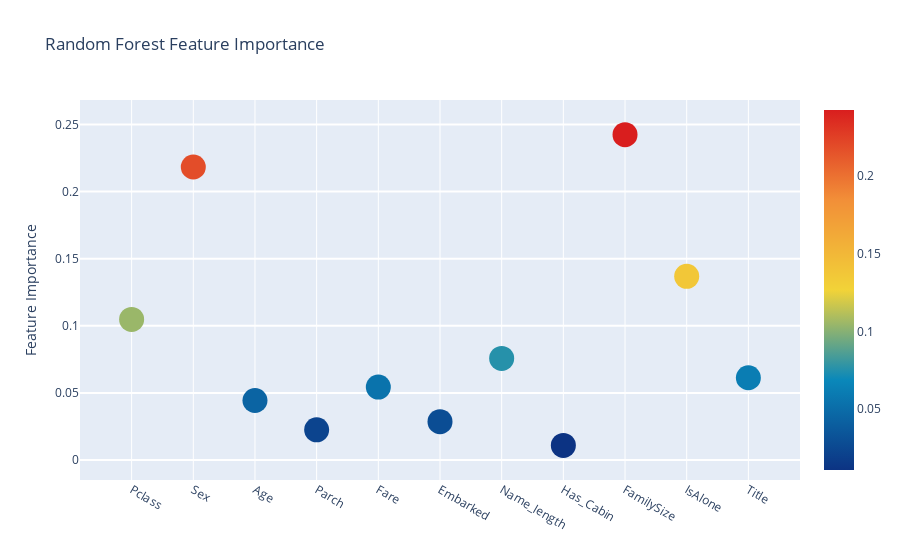

Notebook code cell kept with this figure:
### Markdown cell above
### Interactive feature importances via Plotly scatterplots

### Code cell
# Scatter plot
# data
trace = go.Scatter(
    y = feature_dataframe['Random Forest feature importances'].values,
    x = feature_dataframe['features'].values,
    mode = 'markers',
    marker=dict(
        sizemode = 'diameter',
        sizeref = 1,
        size = 25,
        color = feature_dataframe['Random Forest feature importances'].values,
        colorscale = 'Portland',
        showscale = True),
    text = feature_dataframe['features'].values)
data = [trace]

# 제목, 축 등의 layout
layout = go.Layout(
    autosize = True,
    title = 'Random Forest Feature Importance',
    hovermode = 'closest',
    yaxis = dict(
        title = 'Feature Importance',
        ticklen = 5,
        gridwidth = 2
    ),
    showlegend = False
)
fig = go.Figure(data=data, layout=layout)
py.iplot(fig, filename='scatter2010')

### Figure 1 — Plotly figure (JSON) as saved in the notebook; plotly's stock layout.template omitted (floating-point values rounded to 4 significant figures)
{"data": [{"marker": {"color": [0.1047, 0.2184, 0.04433, 0.02249, 0.05433, 0.02854, 0.0757, 0.01088, 0.2425, 0.1369, 0.06128], "colorscale": [[0.0, "rgb(12,51,131)"], [0.25, "rgb(10,136,186)"], [0.5, "rgb(242,211,56)"], [0.75, "rgb(242,143,56)"], [1.0, "rgb(217,30,30)"]], "showscale": true, "size": 25, "sizemode": "diameter", "sizeref": 1}, "mode": "markers", "text": ["Pclass", "Sex", "Age", "Parch", "Fare", "Embarked", "Name_length", "Has_Cabin", "FamilySize", "IsAlone", "Title"], "type": "scatter", "x": ["Pclass", "Sex", "Age", "Parch", "Fare", "Embarked", "Name_length", "Has_Cabin", "FamilySize", "IsAlone", "Title"], "y": [0.1047, 0.2184, 0.04433, 0.02249, 0.05433, 0.02854, 0.0757, 0.01088, 0.2425, 0.1369, 0.06128]}], "layout": {"autosize": true, "hovermode": "closest", "showlegend": false, "title": {"text": "Random Forest Feature Importance"}, "yaxis": {"gridwidth": 2, "ticklen": 5, "title": {"text": "Feature Importance"}}}}
